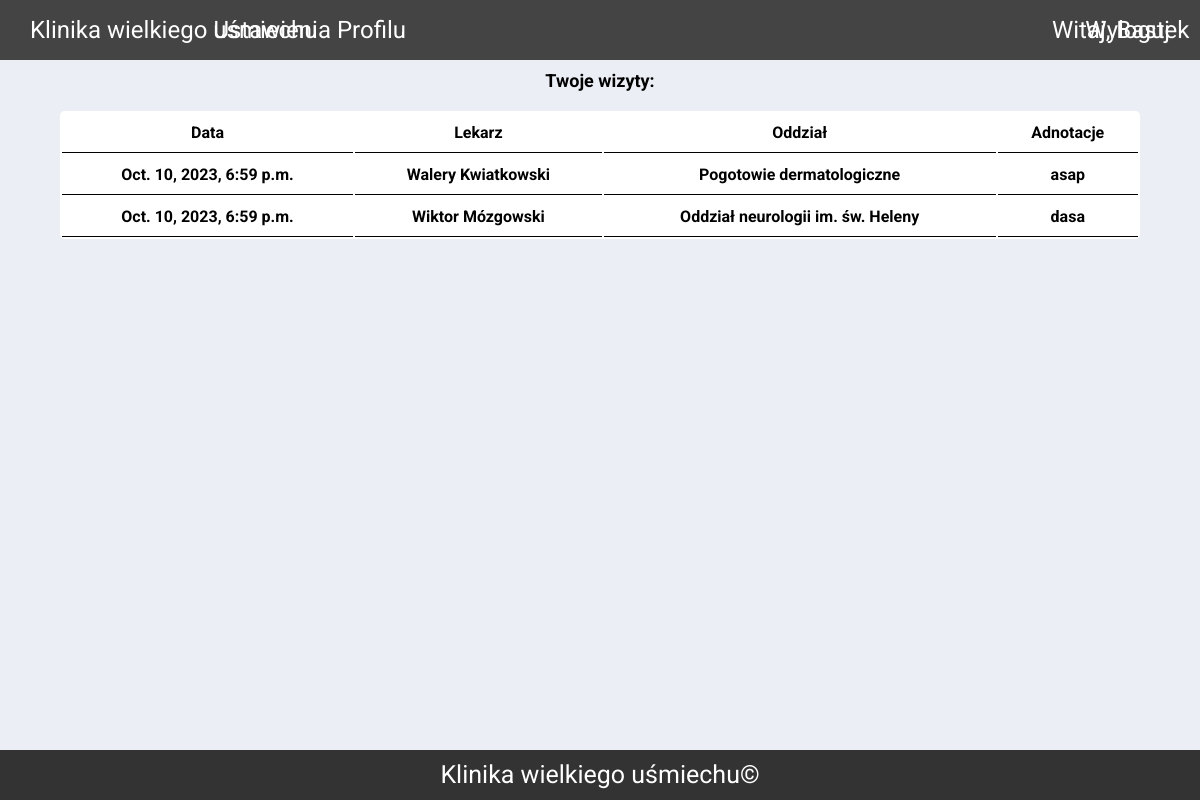
Screenshot of /user/ (signed in) with the database file from the repository.
### pacjenci/models.py (models this page shows, shortened)
class Wizyta(models.Model):
    date = models.DateTimeField()   #input type="data"
    pacjent = models.ForeignKey(Pacjent, on_delete=models.CASCADE)
    lekarz = models.ForeignKey(Lekarz,on_delete=models.SET_NULL,null=True)
    oddział = models.ForeignKey(Oddział,on_delete=models.CASCADE)
    content = models.CharField(max_length=100,null=True,blank=True)

class Lekarz(models.Model):
    name = models.CharField(max_length=40)
    specjalizacja = models.ForeignKey(Specjalizacja,on_delete=models.CASCADE)
    def __str__(self):
        return self.name

class Oddział(models.Model):
    name = models.CharField(max_length=40)
    adres = models.CharField(max_length=30)
    def __str__(self):
        return self.name

### pacjenci/decorators.py (the view)
        def wrapper_func(request, *args, **kwargs):
            group = None
            if request.user.groups.exists():
                group = request.user.groups.all()[0].name
            if group in allowed_roles:
                return view_func(request, *args, **kwargs)
            else:
                return HttpResponse('You are not authorized to see this page')

### pacjenci/templatetags/authfun.py (called while the page is built)
@register.filter(name='isInGroup')
def isInGroup(user,groupname):
    return user.groups.filter(name=groupname).exists()

### pacjenci/views.py (called while the page is built)
@login_required(login_url='login')
@allowed_users(allowed_roles=['pacjent'])
def userPage(request):
    wizyts = request.user.pacjent.wizyta_set.all()
    total_wizyts=wizyts.count()
    context={'wizyts':wizyts,'total_wizyts':total_wizyts,}
    return render(request, 'pacjenci/user.html',context)

### pacjenci/templates/pacjenci/user.html
{% extends 'pacjenci/main.html' %}
{% block content %}
<div class="row-user ">
	<div class="info">
		<span class="wizytys">Twoje wizyty:</span>
	</div>
			<table class="tabela">
				<tr>
					<th class="dane">Data</th>
					<th class="dane">Lekarz</th>
					<th class="dane">Oddział</th>
					<th class="dane">Adnotacje</th>
				</tr>
				{% for wizyta in wizyts %}
				<tr>
					<td class="dane2">{{wizyta.date}}</td>
					<td class="dane2">{{wizyta.lekarz}}</td>
					<td class="dane2">{{wizyta.oddział}}</td>
					<td class="dane2">{{wizyta.content}}</td>
				</tr>
				{% endfor %}
			</table>
</div>
{% endblock content %}

### pacjenci/templates/pacjenci/navbar.html
{% load authfun %}
{% load static %}
<nav class=" ">
	<p class="navp">Klinika wielkiego uśmiechu</p>
	<div class=" " id=" ">
		<ul class="list">
			{% if request.user|isInGroup:"admin"  %}
			<li class="second">
				<a class="home-link " href="{% url 'home' %}">Dashboard</a>
			</li>
			{% else %}
			<li class="second">
				<a href="{% url 'konto' %}" class="nav-link">Ustawienia Profilu</a>
			</li>
			{% endif %}
		</ul>
	</div>
	<span class="hello">Witaj, {{request.user}}</span>
	<span><a class="logout" href="{% url 'logout' %}">Wyloguj</a></span>
</nav>

### static/css/main.css (style rules this page uses)
* { box-sizing: border-box; margin: 0; padding: 0; }
body { background-color: #ebeff5; height: 100%; font-family: 'Roboto', sans-serif; }
.tabela { margin: 20px; width: 90%; background-color: #fff; text-decoration: none; border-radius: 5px; }
.dane { font-weight: bold; padding: 10px; border-bottom: 1px solid black; }
tr { padding: 10px; }
td { padding: 10px; }
a { text-decoration: none; color: #fff; }
nav { color: #fff; height: 60px; font-size: 24px; display: flex; background-color: #444; align-items: center; justify-content: space-between; text-decoration: none; }
.list { list-style-type: none; }
.navp { position: relative; left: 30px; }
.second { position: relative; left: -240px; }
.logout { position: relative; right: 30px; color: #fff; }
.hello { position: relative; right: -240px; }
.dane2 { text-align: center; font-weight: bold; border-bottom: 1px solid black; border-right: 0px solid black; border-left: 0px solid black; }
.wizytys { font-weight: bold; padding: 10px; font-size: 18px; margin: 20px; }
.row-user { margin-top: 10px; align-items: center; display: flex; flex-direction: column; }

### rows the page displays
Wizyta: date "Oct. 10, 2023, 6:59 p.m.", lekarz "Walery Kwiatkowski", oddział "Pogotowie dermatologiczne", content "asap"
Wizyta: date "Oct. 10, 2023, 6:59 p.m.", lekarz "Wiktor Mózgowski", oddział "Oddział neurologii im. św. Heleny", content "dasa"

### other values shown
{{ request.user }} "Bastek"
